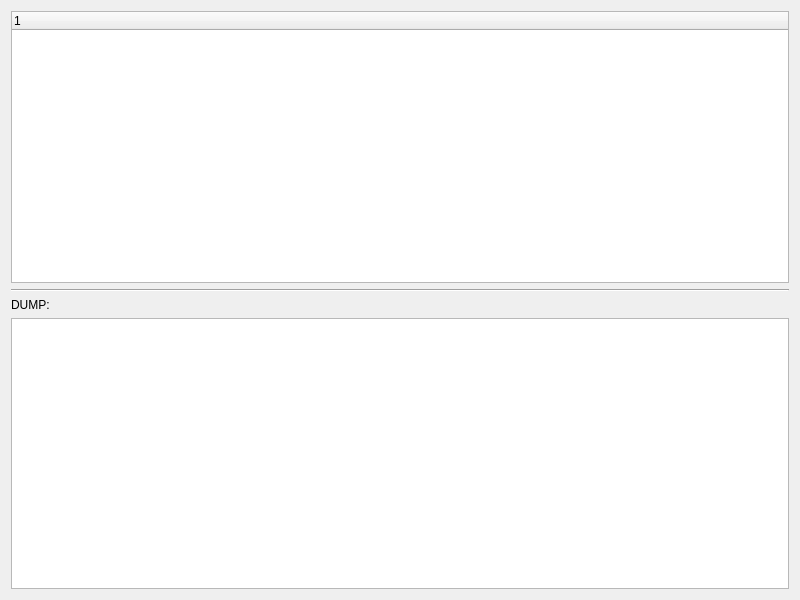
<?xml version="1.0" encoding="UTF-8"?>
<ui version="4.0">
 <class>Dialog</class>
 <widget class="QDialog" name="Dialog">
  <property name="geometry">
   <rect>
    <x>0</x>
    <y>0</y>
    <width>800</width>
    <height>600</height>
   </rect>
  </property>
  <property name="minimumSize">
   <size>
    <width>800</width>
    <height>600</height>
   </size>
  </property>
  <property name="windowTitle">
   <string>Dialog</string>
  </property>
  <layout class="QGridLayout" name="gridLayout">
   <item row="3" column="0">
    <widget class="QPlainTextEdit" name="dataTextEdit">
     <property name="readOnly">
      <bool>true</bool>
     </property>
    </widget>
   </item>
   <item row="0" column="0">
    <widget class="QTreeWidget" name="treeWidget">
     <property name="styleSheet">
      <string notr="true">QTreeWidget::item:!selected { border: 1px solid gainsboro; border-left: none; border-top: none; }</string>
     </property>
     <property name="alternatingRowColors">
      <bool>true</bool>
     </property>
     <property name="selectionBehavior">
      <enum>QAbstractItemView::SelectItems</enum>
     </property>
     <property name="indentation">
      <number>10</number>
     </property>
     <column>
      <property name="text">
       <string notr="true">1</string>
      </property>
     </column>
    </widget>
   </item>
   <item row="2" column="0">
    <widget class="QLabel" name="label">
     <property name="text">
      <string>DUMP:</string>
     </property>
    </widget>
   </item>
   <item row="1" column="0">
    <widget class="Line" name="line">
     <property name="orientation">
      <enum>Qt::Horizontal</enum>
     </property>
    </widget>
   </item>
  </layout>
 </widget>
 <resources/>
 <connections/>
</ui>
